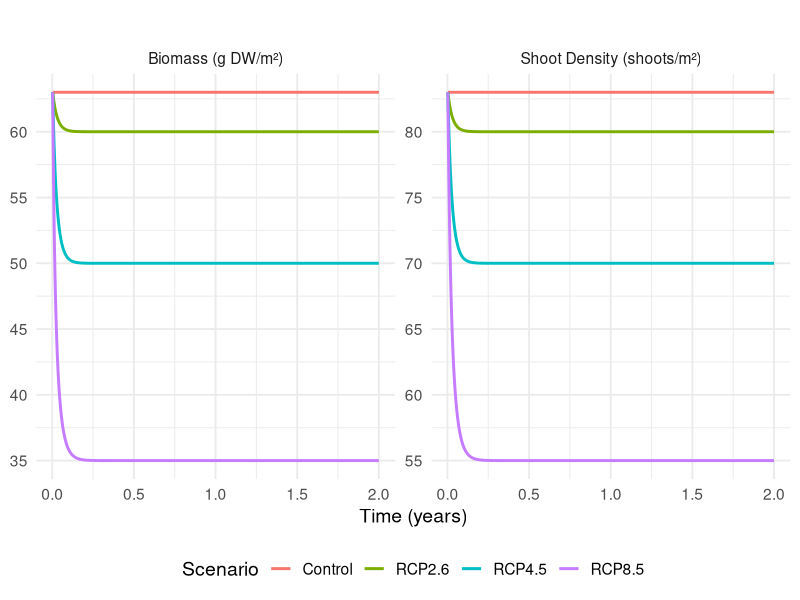

Write R code to recreate this figure.
#Basic Logistic Growth Model


#Load necessary libraries
install.packages(c("tidyverse", "readr"))
library(tidyverse)
library(readr)

#Parameters for each scenario, including Control
parameters <- list(
  "Control" = list(delta_temp = 0, delta_pH = 0, delta_SLR = 0, delta_storms = 0, Kb = 63, Kd = 83),
  "RCP2.6" = list(delta_temp = 1, delta_pH = 0.07, delta_SLR = 0.29, delta_storms = 0, Kb = 60, Kd = 80),
  "RCP4.5" = list(delta_temp = 1.5, delta_pH = 0.14, delta_SLR = 0.36, delta_storms = 0, Kb = 50, Kd = 70),
  "RCP8.5" = list(delta_temp = 3.5, delta_pH = 0.31, delta_SLR = 0.53, delta_storms = 2, Kb = 35, Kd = 55)
)

#Constants
r0 <- 0.095  #Baseline growth rate
#Placeholder values
alpha <- 0.02; beta <- 0.01; gamma <- 0.03; delta <- 0.05 #Stressor impacts
B0 <- 63  #Initial biomass (g DW/m²)
D0 <- 83  #Initial shoot density (shoots/m²)
time_steps <- 730  #Number of time steps (days - this is reflective of the length of the experiment)

#Data storage
results <- data.frame()

#Simulation loop for each scenario
for (scenario in names(parameters)) {
  params <- parameters[[scenario]]
  r <- r0 * (1 - alpha * params$delta_temp) * 
    (1 - beta * params$delta_pH) * 
    (1 - gamma * params$delta_SLR) * 
    (1 - delta * params$delta_storms)
  
#Scenario-specific carrying capacities
  Kb <- params$Kb
  Kd <- params$Kd
  
  biomass <- numeric(time_steps); density <- numeric(time_steps)
  biomass[1] <- B0; density[1] <- D0
  
  for (t in 2:time_steps) {
    biomass[t] <- biomass[t-1] + r * biomass[t-1] * (1 - biomass[t-1] / Kb)
    density[t] <- density[t-1] + r * density[t-1] * (1 - density[t-1] / Kd)
  }
  
  results <- rbind(results, data.frame(
    Scenario = scenario,
    Time = 1:time_steps,
    Biomass = biomass,
    Density = density
  ))
}

#Convert data to long format for ggplot
results_long <- results %>%
  pivot_longer(cols = c("Biomass", "Density"), names_to = "Variable", values_to = "Value")

#Custom labels for facets
custom_labels <- c(
  Biomass = "Biomass (g DW/m²)",
  Density = "Shoot Density (shoots/m²)"
)

#Plot using ggplot2
ggplot(results_long, aes(x = Time / 365, y = Value, color = Scenario)) +  # Time in years
  geom_line(size = 1) +
  facet_wrap(~Variable, scales = "free_y", labeller = as_labeller(custom_labels)) +
  labs(title = "",
       x = "Time (years)", y = NULL, color = "Scenario") +
  theme_minimal(base_size = 14) +
  theme(legend.position = "bottom")

